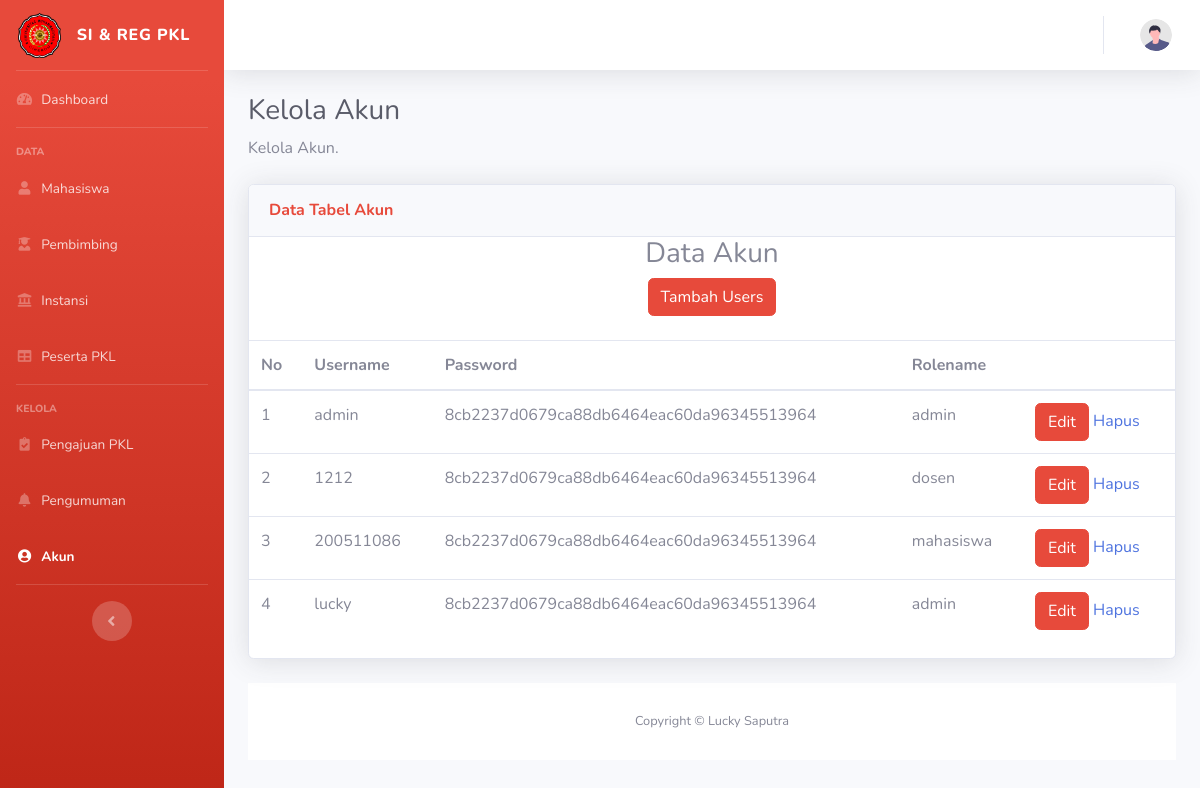
/admin/users.php, run on the app's committed database.
### tables this page shows
CREATE TABLE `users` (
  `iduser` int(11) NOT NULL,
  `username` varchar(50) NOT NULL,
  `password` varchar(100) NOT NULL,
  `rolename` varchar(20) NOT NULL
);

### admin/users.php (the view, shortened to what this page needs)
<?php
  include('../koneksi.php');
  ?>
<!DOCTYPE html>
<html lang="en">
<head>
<link href="vendor/fontawesome-free/css/all.min.css" rel="stylesheet" type="text/css">
<link href="css/sb-admin-2.min.css" rel="stylesheet">
</head>
<body id="page-top">
<div id="wrapper">
    <ul class="navbar-nav bg-gradient-danger  sidebar sidebar-dark accordion" id="accordionSidebar">
        <a class="sidebar-brand d-flex align-items-center justify-content-center" href="dashboard.php">
            <div class="sidebar-brand-icon">
                <img src="../assets/img/faviconumc.png" alt="" width="43" height="45" class="d-inline-block align-text-top">
            </div>
            <div class="sidebar-brand-text mx-3">SI & Reg PKL </div>
        </a>
        <hr class="sidebar-divider my-0">
        <li class="nav-item">
            <a class="nav-link" href="dashboard.php">
                <i class="fas fa-fw fa-tachometer-alt"></i>
                <span>Dashboard</span></a>
        </li>
        <hr class="sidebar-divider">
        <div class="sidebar-heading">
            Data
        </div>
        <li class="nav-item">
            <a class="nav-link" href="mahasiswa.php">
                <i class="fas fa-fw fa-user"></i>
                <span>Mahasiswa</span></a>
        </li>
            <li class="nav-item">
                <a class="nav-link" href="pembimbing.php">
                    <i class="fas fa-fw fa-user-graduate"></i>
                    <span>Pembimbing</span></a>
            </li>
            <li class="nav-item">
                <a class="nav-link" href="instansi.php">
                    <i class="fas fa-fw fa-landmark"></i>
                    <span>Instansi</span></a>
            </li>
        <li class="nav-item">
                    <a class="nav-link" href="data_peserta.php">
                        <i class="fas fa-fw fa-table"></i>
                        <span>Peserta PKL</span></a>
                </li>
        <hr class="sidebar-divider">
        <div class="sidebar-heading">
            Kelola
        </div>
            <li class="nav-item">
                    <a class="nav-link" href="daftar.php">
                        <i class="fas fa-fw fa-clipboard-check"></i>
                        <span>Pengajuan PKL</span></a>
                </li>
                <li class="nav-item">
                    <a class="nav-link" href="pengumuman.php">
                        <i class="fas fa-fw fa-bell"></i>
                        <span>Pengumuman</span></a>
                </li>
                <li class="nav-item active">
                    <a class="nav-link" href="users.php">
                        <i class="fas fa-fw fa-user-circle"></i>
                        <span>Akun</span></a>
                </li>
        <hr class="sidebar-divider d-none d-md-block">
        <div class="text-center d-none d-md-inline">
            <button class="rounded-circle border-0" id="sidebarToggle"></button>
        </div>
    </ul>
        <div id="content-wrapper" class="d-flex flex-column">
            <div id="content">
                <nav class="navbar navbar-expand navbar-light bg-white topbar mb-4 static-top shadow">
                    <ul class="navbar-nav ml-auto">
                        <li class="nav-item dropdown no-arrow">
                            <a class="nav-link dropdown-toggle" href="#" id="userDropdown" role="button"
                                data-toggle="dropdown" aria-haspopup="true" aria-expanded="false">
                                <img class="img-profile rounded-circle"
                                    src="img/undraw_profile.svg">
                            </a>
                        </li>
                    </ul>
                </nav>
                <div class="container-fluid">
                    <h1 class="h3 mb-2 text-gray-800">Kelola Akun</h1>
                    <p class="mb-4">Kelola Akun.</p>
                    <div class="card shadow mb-4">
                        <div class="card-header py-3">
                            <h6 class="m-0 font-weight-bold text-danger">Data Tabel Akun</h6>
                        </div>
                                        <center><h3>Data Akun</h3><center>
<button type="button" class="btn btn-danger" data-toggle="modal" data-target="#exampleModal">
  Tambah Users
</button>
    <br>
                    <br/>
                    <table class="table table-hover">
                    <thead>
                        <tr>
                        <th scope="col">No</th>
                        <th scope="col">Username</th>
                        <th scope="col">Password</th>
                        <th scope="col">Rolename</th>
                        <th scope="col"></th>
                        </tr>
                    </thead>
                    <tbody>
                    <?php
                    $query = "SELECT * FROM users ORDER BY iduser ASC";
                    $result = mysqli_query($kon, $query);
                    $no = 1;
                    while($row = mysqli_fetch_assoc($result))
                    {
                    ?>
                    <tr>
                        <td  scope="row"><?php echo $no; ?></td>
                        <td  scope="row"><?php echo $row['username']; ?></td>
                        <td  scope="row"><?php echo $row['password']; ?></td>
                        <td  scope="row"><?php echo $row['rolename']; ?></td>
                        <td  scope="row">
                        <button type="button" class="btn btn-danger" data-toggle="modal" data-target="#exampleModal<?php echo $row['iduser'];?>">
                            Edit
                            </button>
                            <a href="users/hapus_users.php?id=<?php echo $row['iduser']; ?>" onclick="return confirm('Anda yakin akan menghapus data ini?')">Hapus</a>
                        </td>
                    </tr>
                    <?php
                        $no++;
                    }
                    ?>
                    </tbody>
                    </table>
                        </div>
            <footer class="sticky-footer bg-white">
                <div class="container my-auto">
                    <div class="copyright text-center my-auto">
                        <span>Copyright &copy; Lucky Saputra</span>
                    </div>
                </div>
            </footer>
        </div>
    </div>
</body>
</html>

### data on the page
users: username "admin", password "8cb2237d0679ca88db6464eac60da96345513964", rolename "admin"
users: username "1212", password "8cb2237d0679ca88db6464eac60da96345513964", rolename "dosen"
users: username "200511086", password "8cb2237d0679ca88db6464eac60da96345513964", rolename "mahasiswa"
users: username "lucky", password "8cb2237d0679ca88db6464eac60da96345513964", rolename "admin"
